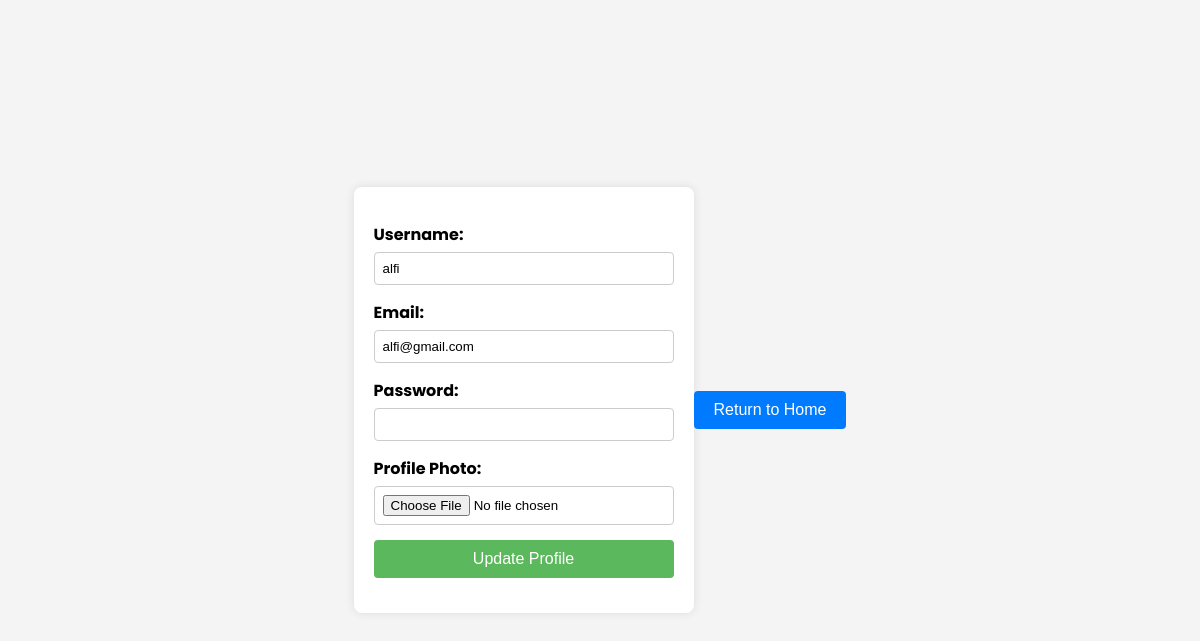
Page /update_profile/edit_profile.php (signed in) on the earlier database version.
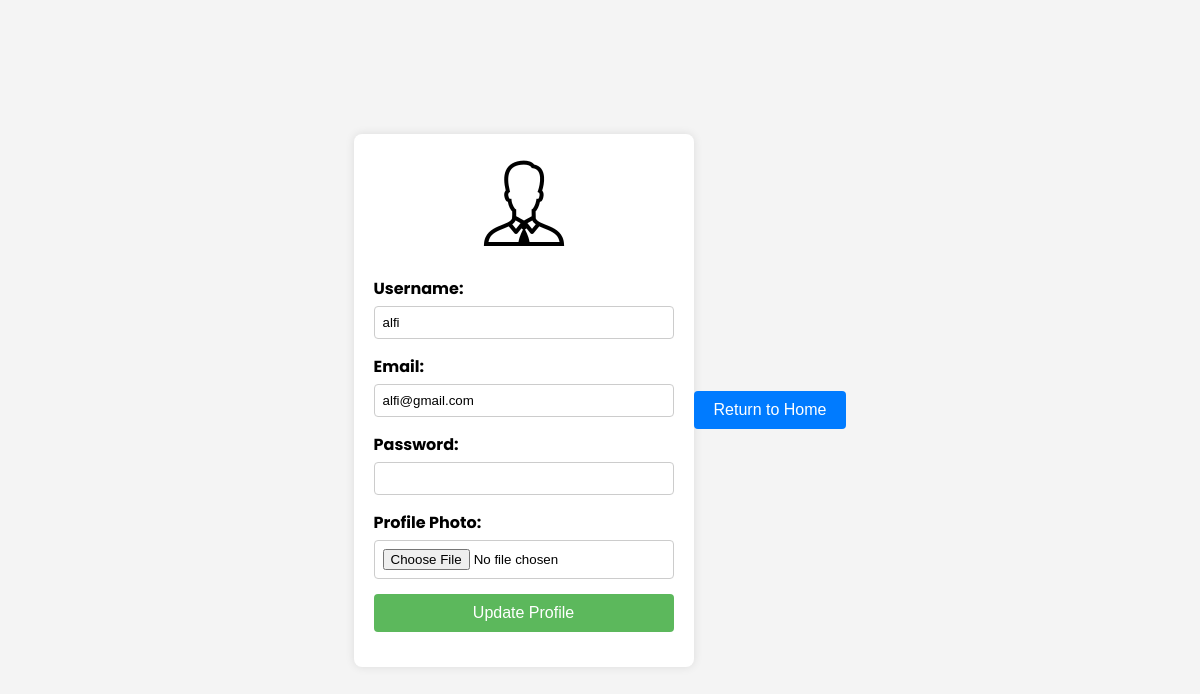
Same page on the later database version.
### tables this page shows
CREATE TABLE `user` (
  `id` int NOT NULL,
  `gambar` varchar(255) DEFAULT NULL,
  `username` varchar(255) NOT NULL,
  `email` varchar(255) NOT NULL,
  `password` varchar(255) NOT NULL,
  `id_role` int NOT NULL
);

### functions.php (called while the page is built, shortened)
<?php
function koneksi()
{
    return mysqli_connect("localhost", "root", "", "pw2024_tubes_233040013");
}
function getUserById($id) {
    $conn = koneksi();
    $sql = "SELECT * FROM user WHERE id = $id";
    $result = $conn->query($sql);
    return $result->fetch_assoc();
}
?>

### update_profile/edit_profile.php (the view, shortened to what this page needs)
<?php
require '../functions.php';
$user = getUserById($_SESSION['id']);
?>
<!DOCTYPE html>
<html lang="en">
<head>
</head>
<body>
    <form action="edit_profile.php" method="POST" enctype="multipart/form-data">
        <div class="profile-photo">
            <?php if (!empty($user['gambar'])): ?>
                <img src="<?php echo htmlspecialchars($user['gambar']); ?>" alt="Profile Photo">
            <?php endif; ?>
        </div>
        <div>
            <label for="username">Username:</label>
            <input type="text" name="username" id="username" value="<?php echo htmlspecialchars($user['username']); ?>" required>
        </div>
        <div>
            <label for="email">Email:</label>
            <input type="email" name="email" id="email" value="<?php echo htmlspecialchars($user['email']); ?>" required>
        </div>
        <div>
            <label for="password">Password:</label>
            <input type="password" name="password" id="password">
        </div>
        <div>
            <label for="gambar">Profile Photo:</label>
            <input type="file" name="gambar" id="gambar">
        </div>
        <div>
            <button type="submit" name="submit">Update Profile</button>
        </div>
    </form>
    <div class="button-container">
        <a href="../index.php"><button>Return to Home</button></a>
    </div>
</body>
</html>

Differences in the rows shown:
changed user "alfi": gambar: picture added
